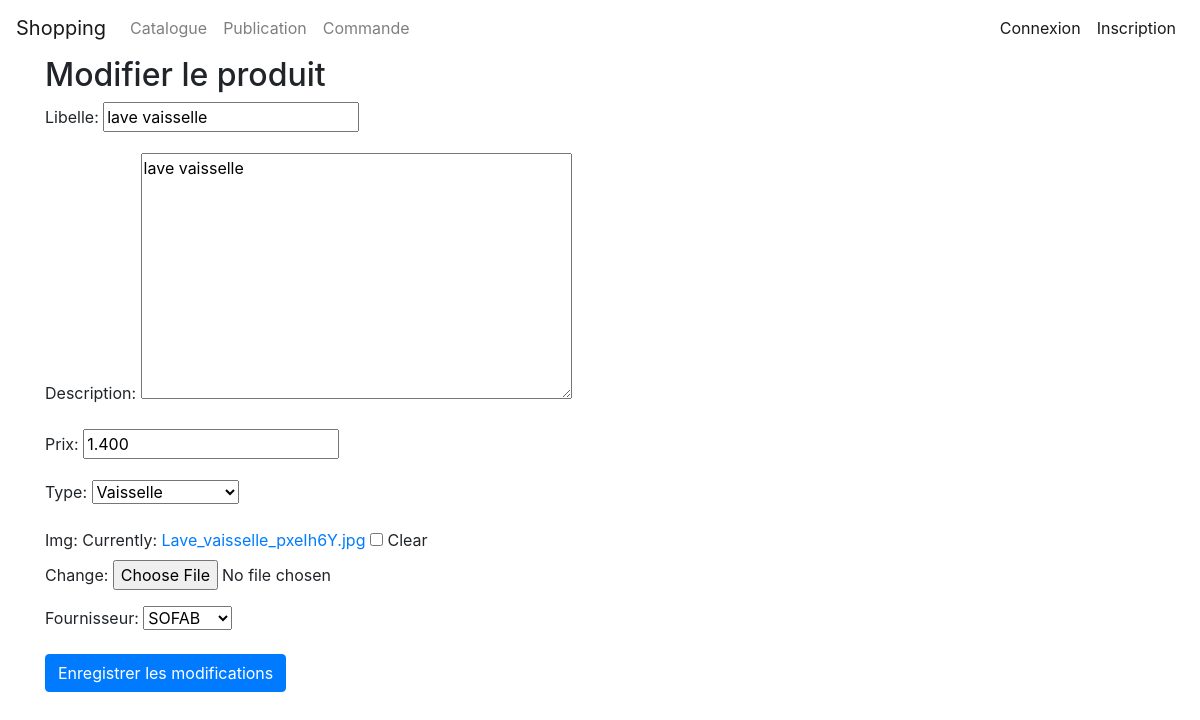
Screenshot of /magasin/editer-produit/16/ with the database file from the repository.
### magasin/models.py (models this page shows, shortened)
class Produit(models.Model):
    TYPE_CHOICES = [
    ('Al', 'Alimentaire'),
    ('Mb', 'Meuble'),
    ('Sn', 'Sanitaire'),
    ('Vs', 'Vaisselle'),
    ('Vt', 'Vêtement'),
    ('Jx', 'Jouets'),
    ('Lg', 'Linge de Maison'),
    ('Bj', 'Bijoux'),
    ('Dc', 'Décor'),
]
    libelle = models.CharField(max_length=100)
    description = models.TextField(default='Non définie')
    prix = models.DecimalField(max_digits=10, decimal_places=3)
    type = models.CharField(max_length=2, choices=TYPE_CHOICES, default='em')
    img = models.ImageField(blank=True)
    fournisseur = models.ForeignKey(Fournisseur, on_delete=models.CASCADE, null=True)

### magasin/views.py (the view)
# urls.py: path('editer-produit/<int:produit_id>/', views.editer_produit, name='editer_produit'),
def editer_produit(request, produit_id):
    produit = get_object_or_404(Produit, pk=produit_id)
    if request.method == 'POST':
        form = ProduitForm(request.POST, request.FILES, instance=produit)
        if form.is_valid():
            form.save()
            return redirect('magasin:mesProduits')
    else:
        form = ProduitForm(instance=produit)
    return render(request, 'magasin/editer_produit.html', {'form': form, 'produit': produit})

### magasin/forms.py
class ProduitForm(ModelForm):
    class Meta:
        model = Produit
        fields = "__all__"

### magasin/models.py (called while the page is built)
    def __str__(self):
        return self.nom

### magasin/templates/magasin/editer_produit.html (shortened to what this page needs)
{% extends 'magasin/base.html' %}
{% block content %}
<div class="container">
    <h2>Modifier le produit</h2>
    <form method="post" enctype="multipart/form-data">
        {{ form.as_p }}
        <button type="submit" class="btn btn-primary">Enregistrer les modifications</button>
    </form>
</div>
{% endblock %}

### rows the page displays
Produit: libelle "lave vaisselle", description "lave vaisselle", prix "1.400", type "Vaisselle", fournisseur "SOFAB"
